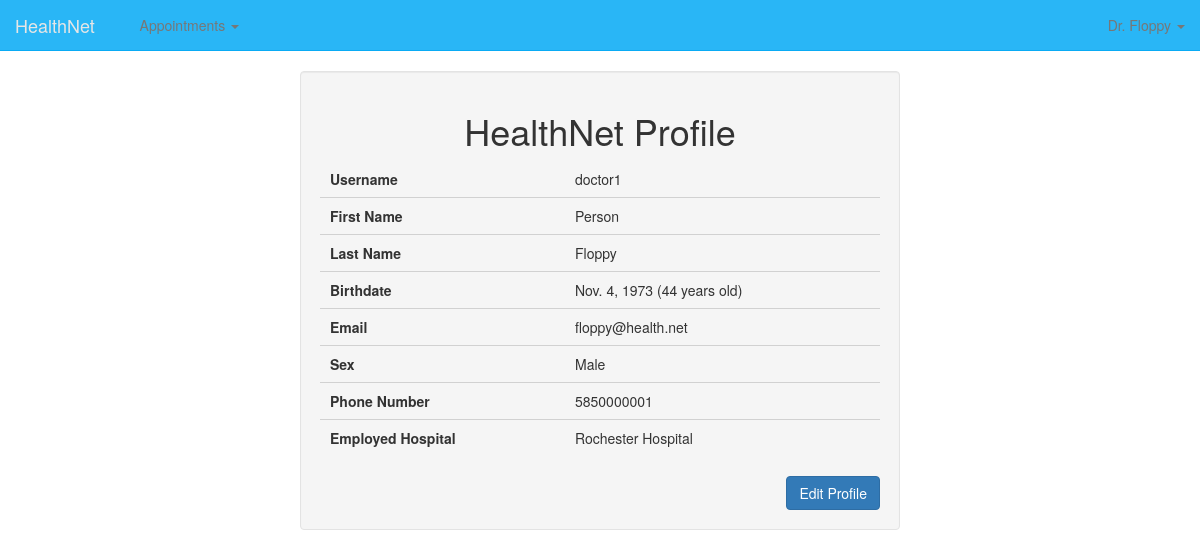
/profile/ (signed in), run on the app's committed database.
### HealthNetApp/models.py (models this page shows, shortened)
class Person(models.Model):
    person = models.OneToOneField(User)
    first_name = models.CharField(max_length=25)
    last_name = models.CharField(max_length=25)
    username = models.CharField(max_length=25)
    password = models.CharField(max_length=32)
    birthdate = models.DateField()
    email = models.EmailField(max_length=48)
    phone = models.CharField(max_length=15, default=0)
    sex = models.CharField(max_length=15)
    preferred_hospital = models.CharField(max_length=50)
    usertype = models.CharField(max_length=8, default='patient')	#defaulted to patient to ensure a usertype is selected
    primary_physician = models.CharField(max_length=50)
    last_physical = models.CharField(max_length=50)
    status = models.CharField(max_length=10)

### HealthNetApp/views.py (the view)
# urls.py: url(r'^profile/', views.profileView),
def profileView(request):
    if not request.user.is_authenticated():
        return redirect('/login/')
    user = request.user.person
    return render(request, 'profile.html', {'user': user})

### templates/profile.html (shortened to what this page needs)
{% include 'navbar.html' %}
{% block content %}
    <div class="well col-md-6 col-md-offset-3">
        <h1 class="text-center">HealthNet Profile</h1>
        <table id="profileTable" class="display" cellspacing="0" width="100%">
            <tbody>
            <tr>
                <td><b>Username</b></td>
                <td>{{ user.username }}</td>
            </tr>
            <tr>
                <td><b>First Name</b></td>
                <td>{{ user.first_name }}</td>
            </tr>
            <tr>
                <td><b>Last Name</b></td>
                <td>{{ user.last_name }}</td>
            </tr>
            <tr>
                <td><b>Birthdate</b></td>
                <td id="birthdate">{{ user.birthdate }}</td>
            </tr>
            <tr>
                <td><b>Email</b></td>
                <td>{{ user.email }}</td>
            </tr>
            <tr>
                <td><b>Sex</b></td>
                <td>{{ user.sex }}</td>
            </tr>
            <tr>
                <td><b>Phone Number</b></td>
                <td id="phone">{{ user.phone }}</td>
            </tr>
            <tr>
                {% if user.usertype == 'patient' %}
                    <td><b>Primary Hospital</b></td>
                {% else %}
                    <td><b>Employed Hospital</b></td>
                {% endif %}
                <td>{{ user.preferred_hospital }}</td>
            </tr>
            </tbody>
        </table>
        <br>
        <div class="pull-right">
            <a type="button" class="btn btn-primary" href="/editprofile">Edit Profile</a>
        </div>
    </div>
{% endblock %}

### templates/navbar.html (shortened to what this page needs)
{% load staticfiles %}
<!DOCTYPE html>
<html lang="en">
<head>
    <link rel="stylesheet" href="../static/css/bootstrap.css">
    <link rel="stylesheet" type="text/css" href="//cdnjs.cloudflare.com/ajax/libs/fullcalendar/2.4.0/fullcalendar.min.css">
    <link rel="stylesheet" href="https://cdn.datatables.net/1.10.10/css/jquery.dataTables.min.css">
    <link id="css_day" rel="stylesheet" href="../static/css/HealthNetApp/fc_dayview.css">
</head>
<body>
<nav class="navbar navbar-default navbar-static-top">
    <div class="container-fluid">
        <div class="navbar-header">
            <a class="navbar-brand" href="/dashboard/">HealthNet </a>
        </div>
        {% if user.usertype != 'admin' %}
            <ul class="nav navbar-nav">
                <li class="dropdown">
                    <a href="#" class="dropdown-toggle" data-toggle="dropdown" role="button" aria-haspopup="true"
                       aria-expanded="false"><span class="glyphicon glyphicon-calendar"></span> Appointments
                        <span class="caret"></span></a>
                </li>
            </ul>
        {% endif %}
        <ul class="nav navbar-nav navbar-right">
            <li class="dropdown">
                <a href="#" class="dropdown-toggle" data-toggle="dropdown" role="button" aria-haspopup="true"
                   aria-expanded="false">
                    {% if user.usertype == "patient" %}
                        {{ user.first_name|safe|escape }} {{ user.last_name|safe|escape }}
                    {% elif user.usertype == "doctor" %}
                        Dr. {{ user.last_name|safe|escape }}
                    {% elif user.usertype == "nurse" %}
                        Nurse {{ user.last_name|safe|escape }}
                    {% elif user.usertype == "admin" %}
                        Administrator
                    {% endif %}
                    <span class="caret"></span></a>
            </li>
        </ul>
    </div>
</nav>
</body>
</html>

### data on the page
Person: last_name "Floppy", username "doctor1", first_name "Person", email "floppy@health.net", sex "Male", phone "5850000001", preferred_hospital "Rochester Hospital"
